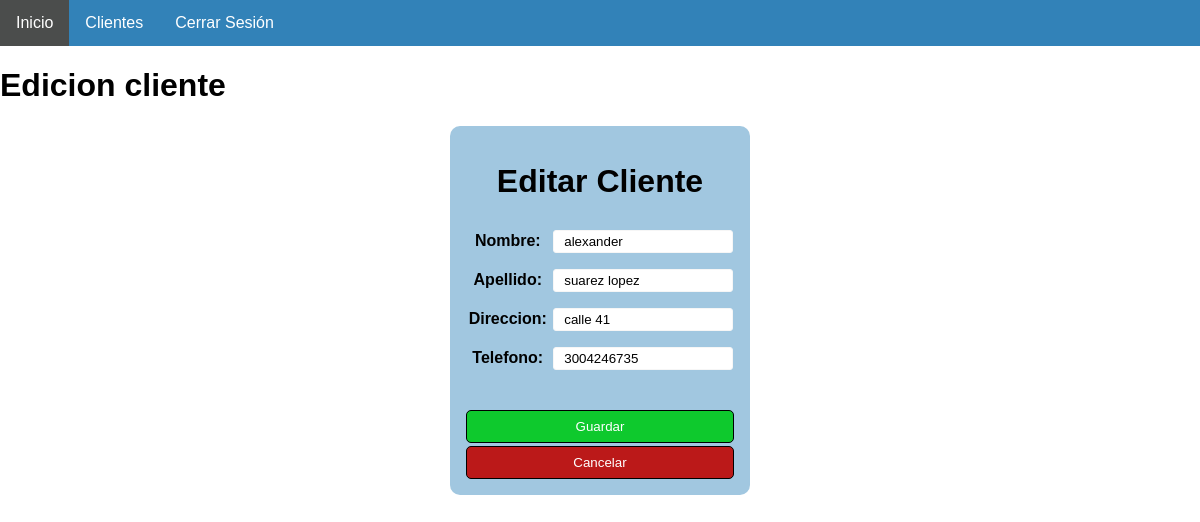
/actualizar.php?id=1 (signed in), run on the app's committed database.
### tables this page shows
CREATE TABLE IF NOT EXISTS `client` (
  `IDCLIENT` int NOT NULL AUTO_INCREMENT,
  `NAME` varchar(70) DEFAULT NULL,
  `LASTNAME` varchar(70) DEFAULT NULL,
  `ADDRESS` varchar(70) DEFAULT NULL,
  `PHONE` varchar(70) DEFAULT NULL,
  PRIMARY KEY (`IDCLIENT`)
);

### actualizar.php (the view, shortened to what this page needs)
<?php
if (!isset($_SESSION['nombre'])) {
	header('Location: login.php');
} elseif (isset($_SESSION['nombre'])) {
	include 'config/conexion.php';
	$id = $_GET['id'];
	$sentencia = $conn->prepare("SELECT * FROM client WHERE IDCLIENT = ?;");
	$sentencia->execute([$id]);
	$persona = $sentencia->fetch(PDO::FETCH_OBJ);
} else {
	echo "Error en el sistema";
}
?>
<!DOCTYPE html>
<html>
<head>
	<link rel="stylesheet" href="CSS/stylecliente.css">
	<link rel="stylesheet" href="CSS/styleformcliente.css">
</head>
<body>
	<?php include("cabecera/header.php") ?>
	<div class="">
		<h1>Edicion cliente</h1>
		<div class="col-md-3">
			<form action="update.php" method="POST">
				<center>
				<h1>Editar Cliente</h1>
					<label>Nombre:</label>
					<input type="text" class="form-control mb-3" name="NAME" value="<?php echo $persona->NAME; ?>"
						placeholder="Ingrese el nombre">
					<label>Apellido:</label>
					<input type="text" class="form-control mb-3" name="LASTNAME"
						value="<?php echo $persona->LASTNAME; ?>" placeholder="Ingrese el apellido">
					<label>Direccion:</label>
					<input type="text" class="form-control mb-3" name="ADDRESS" value="<?php echo $persona->ADDRESS; ?>"
						placeholder="Ingrese la dirrecion">
					<label>Telefono:</label>
					<input type="text" class="form-control mb-3" name="PHONE" value="<?php echo $persona->PHONE; ?>"
						placeholder="Ingrese el telefono">
					<tr>
						<td colspan="2"><input type="submit" class="btn-primary" value="Guardar"></td>
					</tr>
					<tr>
						<td colspan="2"><input type="submit" class="btn-secondary" value="Cancelar"></td>
					</tr>
				</center>
			</form>
		</div>
	</div>
</body>
</html>

### css/stylecliente.css (style rules this page uses)
* { font-family: sans-serif; }
body { margin: 0; padding: 0; }

### css/styleformcliente.css (style rules this page uses)
* { box-sizing: border-box; }
form { width:300px; padding:16px; border-radius:10px; margin:auto; background-color:#a1c7e0; }
form label { width:82px; font-weight:bold; display:inline-block; }
form input[type="text"] { width:180px; padding:3px 10px; border:1px solid #f6f6f6; border-radius:3px; background-color:#ffffff; margin:8px 0; display:inline-block; }
.btn-primary { width:100%; padding:8px 16px; margin-top:32px; border:1px solid #000; border-radius:5px; display:block; color:#fff; background-color:rgb(14, 201, 45); font-family:Arial, Helvetica, sans-serif; color: rgb(255, 255, 255); }
.btn-secondary { width:100%; padding:8px 16px; margin-top:3px; border:1px solid #000; border-radius:5px; display:block; color:#fff; background-color:rgb(187, 25, 25); }

### data on the page
client: NAME "alexander", LASTNAME "suarez lopez", ADDRESS "calle 41", PHONE "3004246735"
